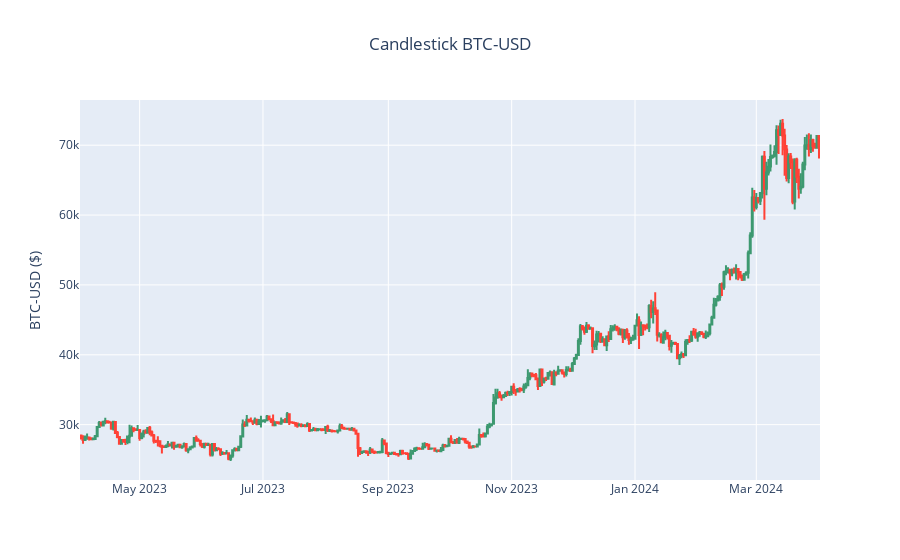

Notebook cell for this chart:
### Code cell
fig = go.Figure(data=[go.Candlestick(x = btc_df.date,
                                     open = btc_df.open, 
                                     high = btc_df.high,
                                     low = btc_df.low, 
                                     close = btc_df.close)
                     ])
fig.update_layout(title="Candlestick BTC-USD", yaxis_title="BTC-USD ($)", title_x=0.5)
fig.update_layout(xaxis_rangeslider_visible=False)
fig

### Figure 1 — Plotly figure (JSON) as saved in the notebook; plotly's stock layout.template omitted (floating-point values rounded to 4 significant figures; data arrays with more than 128 entries replaced by an {"elided": "..."} marker saying what was removed)
{"data": [{"close": {"elided": "366 float values"}, "high": {"elided": "366 float values"}, "low": {"elided": "366 float values"}, "open": {"elided": "366 float values"}, "type": "candlestick", "x": {"elided": "366 str values"}}], "layout": {"title": {"text": "Candlestick BTC-USD", "x": 0.5}, "xaxis": {"rangeslider": {"visible": false}}, "yaxis": {"title": {"text": "BTC-USD ($)"}}}}
